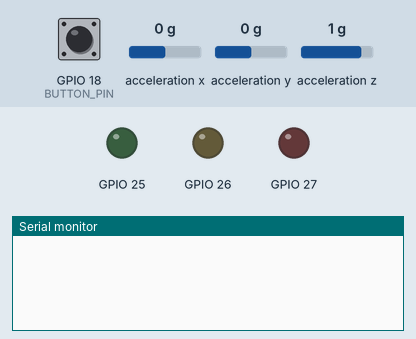
The sketch below on a simulated ESP32. Shown: output pins drawn as LEDs (lit = HIGH), the last lines printed to the serial monitor. Wiring (from diagram.json): MPU-6050 motion sensor at I2C address 0x68. Inputs (shaded band) come from the test bench; at power-on: GPIO 18 (BUTTON_PIN) HIGH, acceleration x 0 g, acceleration y 0 g, acceleration z 1 g. WiFi joins after 1.5 s; servers stay silent unless stated; the local clock reads 2024-03-15 10:24:30 at power-on unless the sketch sets it; random numbers use the default seed unless the sketch sets one; no MQTT or app messages arrive unless stated.

Above: at 1.2 s.
1.3 s: GPIO 18 (BUTTON_PIN) pulled LOW for 0.15 s
At 3.7 s:
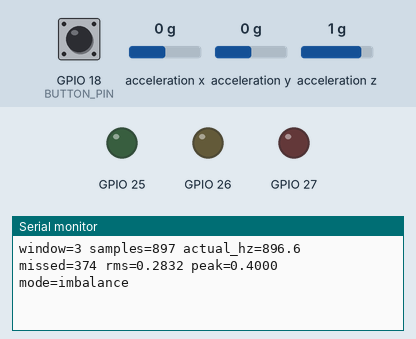
3.8 s: GPIO 18 (BUTTON_PIN) pulled LOW for 1 s
At 5.4 s:
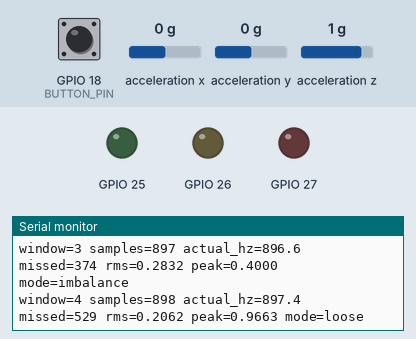
Timing chart, 0 to 6.9 s (numbered marks = the images above; inputs shaded):
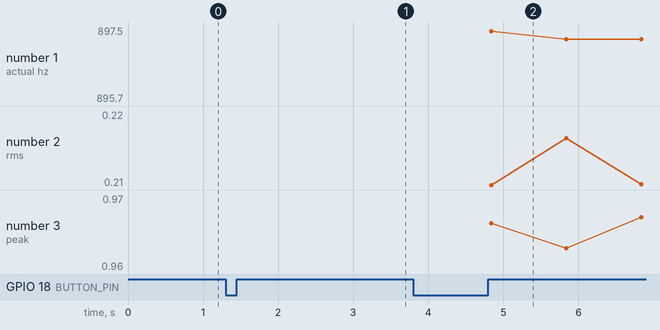

Measured:
- after the input at 1.3 s, the serial monitor: prints a new line after 1.0 s (image 1)
- after the input at 3.8 s, the serial monitor: prints a new line after 1.0 s (image 2)

The sketch:

sketch.ino
```cpp
#include <WiFi.h>
#include <Wire.h>
#include <PubSubClient.h>
#include <esp_timer.h>
#include <esp_system.h>
#include <initializer_list>
#include <math.h>
#include <time.h>
#include "config.h"
#include "protocol.h"

WiFiClient network;
PubSubClient mqtt(network);
portMUX_TYPE dataMux = portMUX_INITIALIZER_UNLOCKED;
Window latestWindow;
Mode requestedMode = Mode::Normal;
bool sensorOk = false, imuInitialized = false, samplingOk = false;
TaskHandle_t samplingTask = nullptr;
esp_timer_handle_t sampleTimer = nullptr;
char telemetryTopic[96], statusTopic[96], commandTopic[96], ackTopic[96], clientId[64], bootId[9];
uint32_t lastRetry = 0, lastPublishedWindow = 0, lastStatus = 0;
bool statusPending = true, ackPending = false;
char pendingAck[256];
CommandCache commands;

// Configure 1 kHz IMU output, +/-2 g, and a provisional 184 Hz accelerometer bandwidth.
bool writeRegister(uint8_t reg, uint8_t value) {
  Wire.beginTransmission(Config::IMU_ADDRESS);
  Wire.write(reg);
  Wire.write(value);
  return Wire.endTransmission() == 0;
}
bool initializeImu() {
  Wire.begin(Config::SDA_PIN, Config::SCL_PIN);
  Wire.setClock(400000);
  Wire.setTimeOut(5);
  return writeRegister(0x6B, 0x01) && writeRegister(0x1A, 0x01) &&
         writeRegister(0x19, 0x00) && writeRegister(0x1C, 0x00);
}
bool readAcceleration(float& acceleration) {
  if (!imuInitialized) return false;
  Wire.beginTransmission(Config::IMU_ADDRESS);
  Wire.write(0x3B);
  if (Wire.endTransmission(false) != 0) return false;
  if (Wire.requestFrom(Config::IMU_ADDRESS, static_cast<uint8_t>(6), true) != 6) return false;
  const uint8_t high = Wire.read(), low = Wire.read();
  const int16_t rawX = static_cast<int16_t>((static_cast<uint16_t>(high) << 8) | low);
  while (Wire.available()) Wire.read();
  acceleration = rawX / 16384.0f;
  return true;
}

// Provisional waveforms until TH5 units, preprocessing, and amplitudes are confirmed.
float syntheticSample(uint64_t timeUs, Mode mode) {
  const float t = static_cast<float>(timeUs % 1000000) / 1000000.0f;
  const float phase = 2 * PI * 25 * t;
  if (mode == Mode::Normal) return Config::NORMAL_AMPLITUDE * sinf(phase);
  if (mode == Mode::Imbalance) return Config::IMBALANCE_AMPLITUDE * sinf(phase);
  const float impulse = (timeUs % 100000) < 3000 ? 0.8f : 0;
  return Config::LOOSE_AMPLITUDE * sinf(phase) + 0.1f * sinf(2 * phase) + impulse;
}
void samplingTick(void*) { xTaskNotifyGive(samplingTask); }
bool clockReady() { return time(nullptr) >= 1700000000; }

void acquireSamples(void*) {
  SamplingWindow windows;
  uint32_t missed = 0;
  for (;;) {
    const uint32_t ticks = ulTaskNotifyTake(pdTRUE, portMAX_DELAY);
    if (ticks > 1) missed += ticks - 1;
    const uint64_t now = esp_timer_get_time();
    portENTER_CRITICAL(&dataMux);
    const Mode mode = requestedMode;
    portEXIT_CRITICAL(&dataMux);
    float acceleration = 0;
    const bool ok = readAcceleration(acceleration);
    portENTER_CRITICAL(&dataMux);
    sensorOk = ok;
    portEXIT_CRITICAL(&dataMux);
    if (!ok && !Config::USE_SYNTHETIC) { windows.reset(); continue; }
    Window completed;
    if (windows.add(now, mode, Config::USE_SYNTHETIC ? syntheticSample(now, mode) : acceleration,
                    ok, missed, completed)) {
      completed.ts = clockReady() ? static_cast<uint32_t>(time(nullptr)) : 0;
      portENTER_CRITICAL(&dataMux);
      latestWindow = completed;
      portEXIT_CRITICAL(&dataMux);
    }
  }
}
Window windowSnapshot() {
  portENTER_CRITICAL(&dataMux);
  const Window value = latestWindow;
  portEXIT_CRITICAL(&dataMux);
  return value;
}
void setMode(Mode mode) {
  portENTER_CRITICAL(&dataMux);
  requestedMode = mode;
  portEXIT_CRITICAL(&dataMux);
  statusPending = true;
}
void reportStatus() {
  portENTER_CRITICAL(&dataMux);
  const Mode mode = requestedMode;
  const bool imuOk = sensorOk;
  portEXIT_CRITICAL(&dataMux);
  char payload[384];
  if (statusJson(bootId, mode, imuOk, clockReady(), samplingOk, false, payload, sizeof payload) &&
      mqtt.publish(statusTopic, payload, true)) {
    statusPending = false;
    lastStatus = millis();
  }
}
void receiveCommand(char* topic, byte* payload, unsigned int length) {
  if (strcmp(topic, commandTopic) != 0) return;
  CommandResult result;
  if (!commands.handle(payload, length, Config::USE_SYNTHETIC, clockReady(),
                       static_cast<uint32_t>(time(nullptr)), result)) return;
  if (result.apply) setMode(result.mode);
  // Status events cannot overwrite this buffer. Backend retries recover a lost QoS 0 ACK.
  ackPending = ackJson(result, bootId, pendingAck, sizeof pendingAck) != 0;
}
bool connectMqtt() {
  char will[128];
  if (!statusJson(bootId, Mode::Normal, false, false, false, true, will, sizeof will)) return false;
  if (!mqtt.connect(clientId, statusTopic, 1, true, will)) return false;
  if (!mqtt.subscribe(commandTopic, 1)) { mqtt.disconnect(); return false; }
  statusPending = true;
  lastPublishedWindow = 0;
  return true;
}
void publishWindow(const Window& value) {
  char payload[768];
  if (telemetryJson(value, bootId, payload, sizeof payload) && mqtt.publish(telemetryTopic, payload, false)) {
    lastPublishedWindow = value.id;
    Serial.printf("window=%lu samples=%lu actual_hz=%.1f missed=%lu rms=%.4f peak=%.4f mode=%s\n",
                  (unsigned long)value.id, (unsigned long)value.sampleCount, value.actualHz,
                  (unsigned long)value.missedSamples, value.features.rms, value.features.peak, modeName(value.mode));
  }
}
void serviceButton() {
  static int previous = HIGH, stable = HIGH;
  static uint32_t changedAt = 0;
  const int current = digitalRead(Config::BUTTON_PIN);
  if (current != previous) { previous = current; changedAt = millis(); }
  if (current != stable && millis() - changedAt >= 30) {
    stable = current;
    if (stable == LOW && Config::USE_SYNTHETIC) {
      portENTER_CRITICAL(&dataMux);
      const Mode next = static_cast<Mode>((static_cast<uint8_t>(requestedMode) + 1) % 3);
      portEXIT_CRITICAL(&dataMux);
      setMode(next);
    }
  }
}
void updateLeds(const Window& value) {
  const bool ready = samplingOk && value.modelReady;
  digitalWrite(Config::GREEN_LED, ready && value.prediction == DIAGNOSIS_NORMAL);
  digitalWrite(Config::YELLOW_LED, ready && value.prediction == DIAGNOSIS_IMBALANCE);
  digitalWrite(Config::RED_LED, ready && value.prediction == DIAGNOSIS_LOOSE);
}
void setup() {
  Serial.begin(115200);
  pinMode(Config::BUTTON_PIN, INPUT_PULLUP);
  for (const int led : {Config::GREEN_LED, Config::YELLOW_LED, Config::RED_LED}) {
    pinMode(led, OUTPUT);
    digitalWrite(led, LOW);
  }
  imuInitialized = initializeImu();
  sensorOk = imuInitialized;
  snprintf(bootId, sizeof bootId, "%08lx", (unsigned long)esp_random());
  snprintf(telemetryTopic, sizeof telemetryTopic, "ce339/%s/e2/%s/telemetry", Config::GROUP_ID, Config::DEVICE_ID);
  snprintf(statusTopic, sizeof statusTopic, "ce339/%s/e2/%s/status", Config::GROUP_ID, Config::DEVICE_ID);
  snprintf(commandTopic, sizeof commandTopic, "ce339/%s/e2/%s/cmd", Config::GROUP_ID, Config::DEVICE_ID);
  snprintf(ackTopic, sizeof ackTopic, "ce339/%s/e2/%s/ack", Config::GROUP_ID, Config::DEVICE_ID);
  snprintf(clientId, sizeof clientId, "ce339-%s-%s-%06lx", Config::GROUP_ID, Config::DEVICE_ID,
           (unsigned long)(ESP.getEfuseMac() & 0xFFFFFF));
  const BaseType_t taskCreated = xTaskCreatePinnedToCore(acquireSamples, "sampling", 4096, nullptr, 2, &samplingTask, 1);
  esp_timer_create_args_t timerArgs{};
  timerArgs.callback = samplingTick;
  timerArgs.name = "e2-sampling";
  samplingOk = taskCreated == pdPASS && esp_timer_create(&timerArgs, &sampleTimer) == ESP_OK &&
               esp_timer_start_periodic(sampleTimer, 1000000 / Config::SAMPLE_HZ) == ESP_OK;
  if (!samplingOk) Serial.println("Sampling initialization failed");
  WiFi.setAutoReconnect(true);
  WiFi.begin(Config::WIFI_SSID, Config::WIFI_PASSWORD);
  configTime(0, 0, "pool.ntp.org");
  mqtt.setServer(Config::MQTT_HOST, Config::MQTT_PORT);
  mqtt.setCallback(receiveCommand);
  mqtt.setKeepAlive(15);
  mqtt.setSocketTimeout(2);
  mqtt.setBufferSize(1024);
}
void loop() {
  serviceButton();
  const Window value = windowSnapshot();
  updateLeds(value);
  const uint32_t now = millis();
  if (WiFi.status() != WL_CONNECTED) {
    if (now - lastRetry >= 5000) { lastRetry = now; WiFi.reconnect(); }
    delay(1);
    return;
  }
  if (!mqtt.connected() && now - lastRetry >= 2000) { lastRetry = now; connectMqtt(); }
  mqtt.loop();
  portENTER_CRITICAL(&dataMux);
  const bool currentSensorOk = sensorOk;
  portEXIT_CRITICAL(&dataMux);
  static bool previousSensorOk = false, previousClockReady = false;
  const bool currentClockReady = clockReady();
  if (currentSensorOk != previousSensorOk || currentClockReady != previousClockReady ||
      now - lastStatus >= Config::STATUS_HEARTBEAT_MS) statusPending = true;
  previousSensorOk = currentSensorOk;
  previousClockReady = currentClockReady;
  if (mqtt.connected()) {
    if (ackPending) ackPending = !mqtt.publish(ackTopic, pendingAck, false);
    if (statusPending) reportStatus();
    if (value.id && value.id != lastPublishedWindow) publishWindow(value);
  }
  delay(1);
}
```

features.cpp
```cpp
#include "features.h"
#include <cmath>

void FeatureAccumulator::reset() {
  sumSquares_ = 0;
  peak_ = 0;
  count_ = 0;
}

void FeatureAccumulator::add(float sample) {
  sumSquares_ += static_cast<double>(sample) * sample;
  const float magnitude = std::fabs(sample);
  if (magnitude > peak_) peak_ = magnitude;
  ++count_;
}

SignalFeatures FeatureAccumulator::result() const {
  const float rms = count_ ? std::sqrt(sumSquares_ / count_) : 0;
  return {rms, peak_, rms > 0 ? peak_ / rms : 0};
}
```

features.h
```cpp
#pragma once
#include <stdint.h>

struct SignalFeatures {
  float rms;
  float peak;
  float crestFactor;
};

class FeatureAccumulator {
 public:
  void reset();
  void add(float sample);
  SignalFeatures result() const;
  uint32_t count() const { return count_; }

 private:
  double sumSquares_ = 0;
  float peak_ = 0;
  uint32_t count_ = 0;
};
```

model.c
```cpp
#include "model.h"

// Enable readiness only after official-data training and recorded ESP32 parity.
bool model_is_ready(void) { return false; }

int8_t model_predict(float rms, float peak) {
  (void)rms;
  (void)peak;
  return DIAGNOSIS_UNAVAILABLE;
}
```

model.h
```cpp
#pragma once
#include <stdbool.h>
#include <stdint.h>

#ifdef __cplusplus
extern "C" {
#endif

enum Diagnosis {
  DIAGNOSIS_UNAVAILABLE = -1,
  DIAGNOSIS_NORMAL = 0,
  DIAGNOSIS_IMBALANCE = 1,
  DIAGNOSIS_LOOSE = 2
};

bool model_is_ready(void);
int8_t model_predict(float rms, float peak);

#ifdef __cplusplus
}
#endif
```

protocol.cpp
```cpp
#include "protocol.h"
#include "config.h"
#include <ArduinoJson.h>
#include <ctype.h>
#include <string.h>

const char* modeName(Mode mode) {
  switch (mode) {
    case Mode::Normal: return "normal";
    case Mode::Imbalance: return "imbalance";
    default: return "loose";
  }
}

const char* predictionName(int8_t prediction) {
  return prediction >= 0 && prediction <= 2 ? modeName(static_cast<Mode>(prediction)) : nullptr;
}

static bool parseMode(const char* name, Mode& mode) {
  if (strcmp(name, "normal") == 0) mode = Mode::Normal;
  else if (strcmp(name, "imbalance") == 0) mode = Mode::Imbalance;
  else if (strcmp(name, "loose") == 0) mode = Mode::Loose;
  else return false;
  return true;
}

const char* resultName(CommandOutcome result) {
  switch (result) {
    case CommandOutcome::Done: return "done";
    case CommandOutcome::Expired: return "expired";
    case CommandOutcome::Clock: return "clock";
    case CommandOutcome::Unsupported: return "unsupported";
    default: return "bad";
  }
}

bool CommandCache::handle(const uint8_t* payload, size_t length, bool synthetic,
                          bool clockReady, uint32_t now, CommandResult& result) {
  if (length > 512) return false;
  JsonDocument doc;
  if (deserializeJson(doc, payload, length) || !doc["id"].is<const char*>()) return false;
  const char* id = doc["id"];
  const size_t idLength = doc["id"].as<JsonString>().size();
  if (!idLength || idLength >= sizeof result.id || strlen(id) != idLength) return false;
  for (size_t i = 0; i < idLength; ++i) {
    const unsigned char c = id[i];
    if (c > 127 || (!isalnum(c) && c != '_' && c != '-')) return false;
  }
  for (const auto& seen : seen_) {
    if (strcmp(id, seen.id) == 0) { result = seen; result.apply = false; return true; }
  }
  result = CommandResult{};
  memcpy(result.id, id, idLength + 1);
  if (doc.size() == 5 && doc["schema_version"].is<int>() && doc["schema_version"] == 1 &&
      doc["action"].is<const char*>() && strcmp(doc["action"], "set_mode") == 0 &&
      doc["action"].as<JsonString>().size() == 8 &&
      doc["mode"].is<const char*>() && parseMode(doc["mode"], result.mode) &&
      doc["mode"].as<JsonString>().size() == strlen(modeName(result.mode)) &&
      doc["exp"].is<uint32_t>()) {
    if (!synthetic) result.result = CommandOutcome::Unsupported;
    else if (!clockReady) result.result = CommandOutcome::Clock;
    else if (now >= doc["exp"].as<uint32_t>()) result.result = CommandOutcome::Expired;
    else { result.result = CommandOutcome::Done; result.apply = true; }
  }
  seen_[position_] = result;
  position_ = (position_ + 1) % 8;
  return true;
}

static size_t writeJson(const JsonDocument& doc, char* buffer, size_t capacity) {
  if (measureJson(doc) >= capacity) return 0;
  return serializeJson(doc, buffer, capacity);
}

size_t telemetryJson(const Window& value, const char* bootId, char* buffer, size_t capacity) {
  JsonDocument doc;
  doc["schema_version"] = 1;
  doc["boot_id"] = bootId;
  if (value.ts) doc["ts"] = value.ts; else doc["ts"] = nullptr;
  doc["uptime_ms"] = value.uptimeMs;
  doc["window_id"] = value.id;
  doc["window_duration_us"] = value.durationUs;
  doc["rms"] = value.features.rms;
  doc["peak"] = value.features.peak;
  doc["crest_factor"] = value.features.crestFactor;
  doc["fs_hz"] = Config::SAMPLE_HZ;
  doc["sample_count"] = value.sampleCount;
  doc["actual_hz"] = value.actualHz;
  doc["missed_samples"] = value.missedSamples;
  doc["source"] = Config::USE_SYNTHETIC ? "synthetic" : "mpu6050";
  doc["mode"] = Config::USE_SYNTHETIC ? modeName(value.mode) : nullptr;
  doc["sensor_ok"] = value.sensorOk;
  doc["model_ready"] = value.modelReady;
  doc["prediction"] = value.modelReady ? predictionName(value.prediction) : nullptr;
  return writeJson(doc, buffer, capacity);
}

size_t statusJson(const char* bootId, Mode mode, bool sensorOk, bool clockReady,
                  bool samplingOk, bool offline, char* buffer, size_t capacity) {
  JsonDocument doc;
  doc["schema_version"] = 1;
  doc["boot_id"] = bootId;
  doc["connection"] = offline ? "offline" : "online";
  if (!offline) {
    doc["source"] = Config::USE_SYNTHETIC ? "synthetic" : "mpu6050";
    doc["mode"] = Config::USE_SYNTHETIC ? modeName(mode) : nullptr;
    doc["sensor_ok"] = sensorOk;
    doc["clock_ready"] = clockReady;
    doc["sampling_ok"] = samplingOk;
    doc["model_ready"] = model_is_ready();
  }
  return writeJson(doc, buffer, capacity);
}

size_t ackJson(const CommandResult& result, const char* bootId, char* buffer, size_t capacity) {
  JsonDocument doc;
  doc["schema_version"] = 1;
  doc["boot_id"] = bootId;
  doc["id"] = result.id;
  doc["result"] = resultName(result.result);
  doc["mode"] = result.result == CommandOutcome::Done ? modeName(result.mode) : nullptr;
  return writeJson(doc, buffer, capacity);
}
```

protocol.h
```cpp
#pragma once
#include <stddef.h>
#include "sampling.h"

const char* modeName(Mode mode);
const char* predictionName(int8_t prediction);

enum class CommandOutcome : uint8_t { Done, Bad, Expired, Clock, Unsupported };
const char* resultName(CommandOutcome result);

struct CommandResult {
  char id[16]{};
  CommandOutcome result = CommandOutcome::Bad;
  Mode mode = Mode::Normal;
  bool apply = false;
};

class CommandCache {
 public:
  bool handle(const uint8_t* payload, size_t length, bool synthetic, bool clockReady,
              uint32_t now, CommandResult& result);
 private:
  CommandResult seen_[8];
  uint8_t position_ = 0;
};

size_t telemetryJson(const Window& window, const char* bootId, char* buffer, size_t capacity);
size_t statusJson(const char* bootId, Mode mode, bool sensorOk, bool clockReady,
                  bool samplingOk, bool offline, char* buffer, size_t capacity);
size_t ackJson(const CommandResult& result, const char* bootId, char* buffer, size_t capacity);
```

sampling.cpp
```cpp
#include "sampling.h"
#include "config.h"
#include <cmath>

void SamplingWindow::reset() {
  values_.reset();
  sensorOk_ = true;
}

bool SamplingWindow::add(uint64_t nowUs, Mode mode, float sample, bool sensorOk,
                         uint32_t missedSamples, Window& completed) {
  if (!std::isfinite(sample)) { reset(); return false; }
  if (mode != mode_) { reset(); mode_ = mode; }
  if (!values_.count()) started_ = nowUs;
  const uint64_t elapsed = nowUs - started_;
  const bool complete = elapsed >= Config::WINDOW_US;
  // Close [start, now) before adding the boundary sample to the next window.
  if (complete) {
    completed = Window{};
    completed.features = values_.result();
    completed.mode = mode_;
    completed.id = ++nextId_;
    completed.sampleCount = values_.count();
    completed.missedSamples = missedSamples;
    completed.uptimeMs = static_cast<uint32_t>(nowUs / 1000);
    completed.durationUs = elapsed;
    completed.actualHz = values_.count() * 1000000.0f / elapsed;
    completed.sensorOk = sensorOk_;
    completed.modelReady = model_is_ready();
    if (completed.modelReady) {
      completed.prediction = model_predict(completed.features.rms, completed.features.peak);
      if (completed.prediction < 0 || completed.prediction > 2) completed.modelReady = false;
    }
    reset();
    started_ = nowUs;
  }
  values_.add(sample);
  sensorOk_ = sensorOk_ && sensorOk;
  return complete;
}
```

Source omitted: sampling.h (722 bytes), config.h (1281 bytes)
